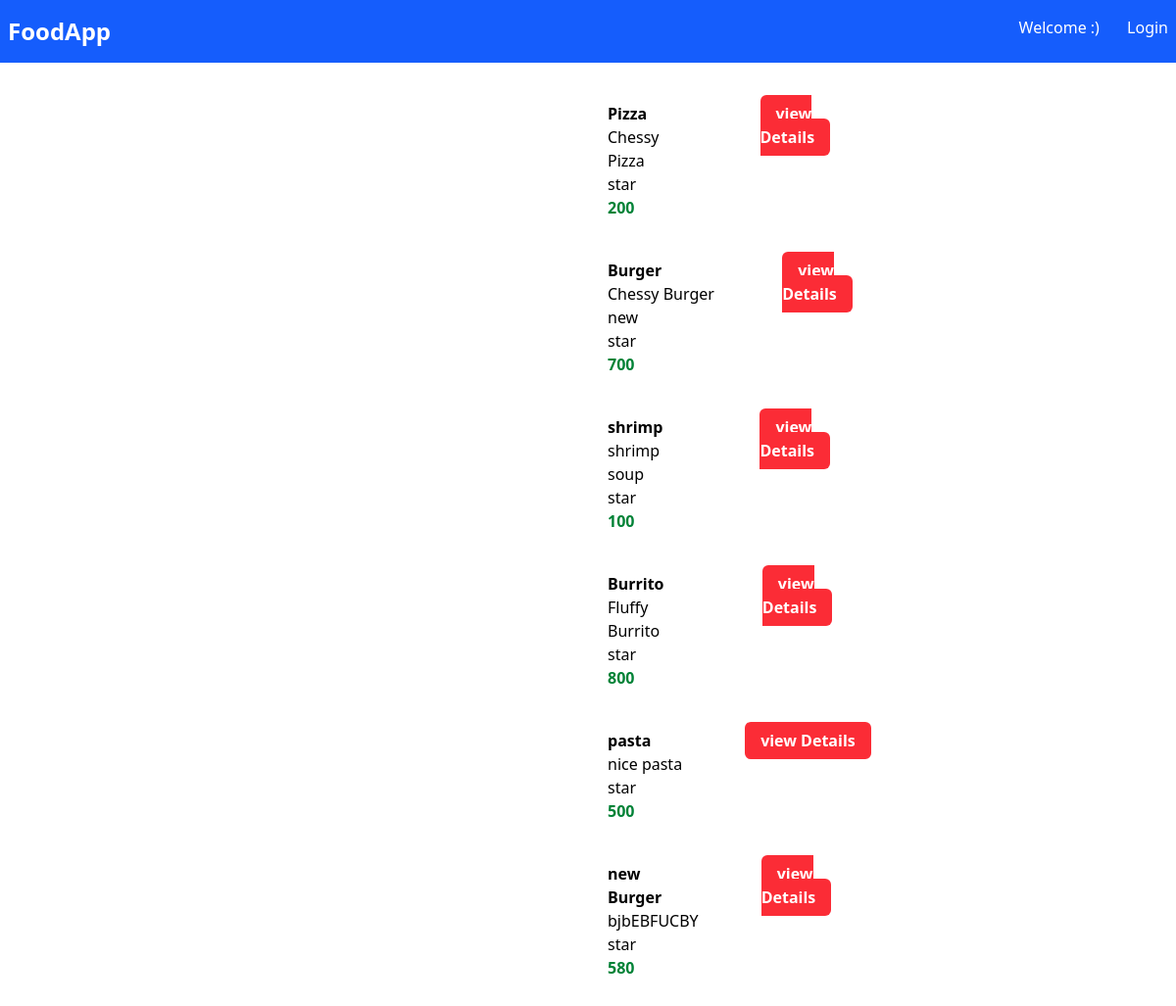
The page /myapp/ on the database as committed earlier.
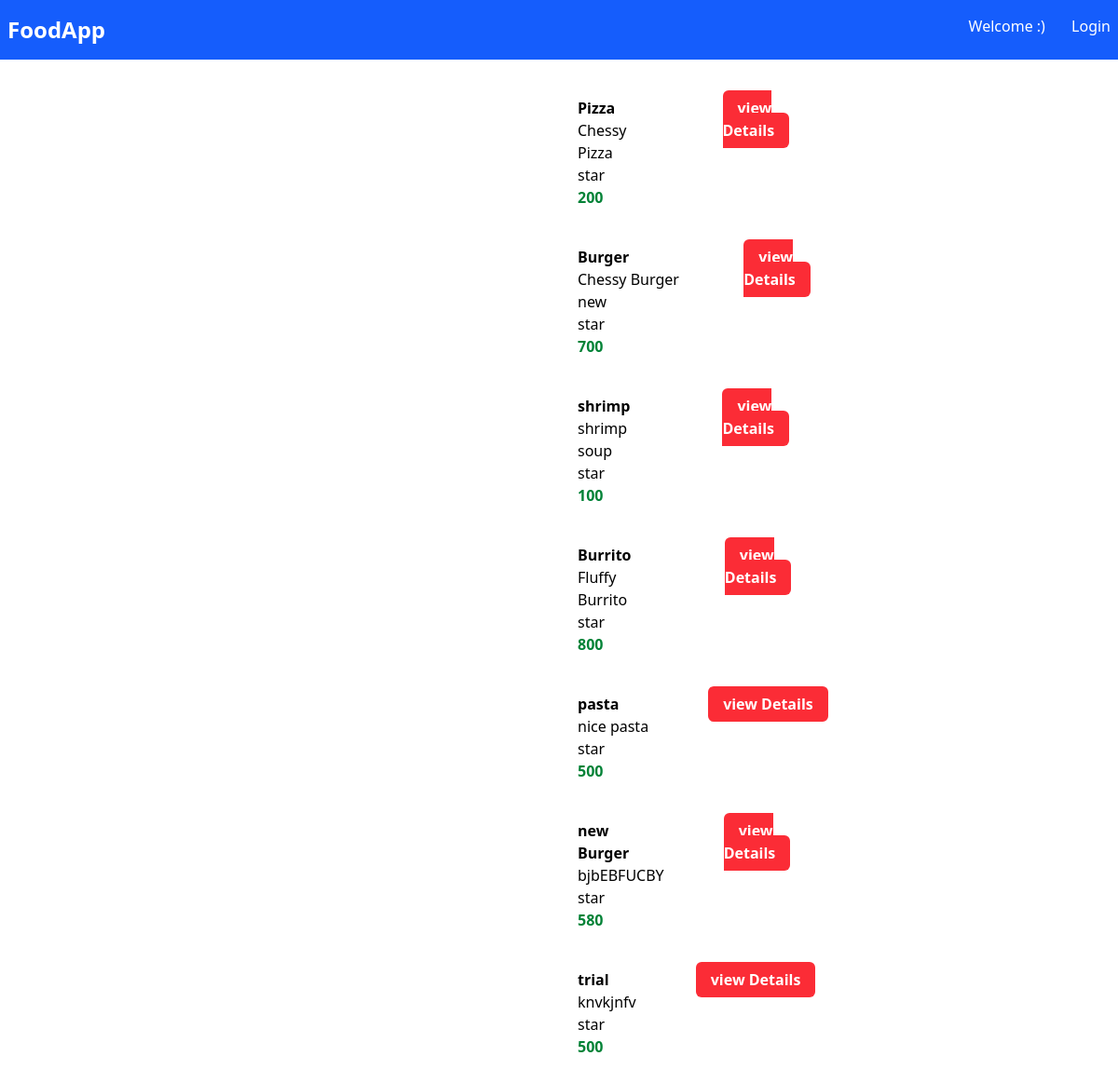
The same page on the database as committed later.
### myapp/models.py (models this page shows, shortened)
class Item(models.Model):
    user_name = models.ForeignKey(User,on_delete=models.CASCADE,default=1)
    item_name = models.CharField(max_length=200)
    item_desc = models.CharField()
    item_price = models.IntegerField()
    item_image = models.CharField(max_length=500,default='https://p.kindpng.com/picc/s/79-798754_hoteles-y-centros-vacacionales-dish-placeholder-hd-png.png')

### myapp/views.py (the view)
# urls.py: path('',views.IndexClassView.as_view(),name='index'),
class IndexClassView(ListView):
    model= Item
    template_name = "myapp/index.html"
    context_object_name = 'item_list'

### myapp/templates/myapp/index.html (shortened to what this page needs)
{% extends 'myapp/base.html' %}
{% block body %}
    <div>
        {% for item in item_list %}
        <div class="m-10 flex w-1/2 mx-auto">
            <div>
            </div>
            <div class="mx-16">
                <div class="font-bold">{{ item.item_name }}</div>
                <div>{{ item.item_desc }}</div>
                <div>{{item.user_name}}</div>
                <div class="text-green-700 font-bold">{{ item.item_price }}</div>
            </div>
            <div>
                <a class="bg-red-500 text-white font-bold px-4 py-2 rounded-md" href="{% url 'myapp:detail' item.id %}">view Details</a>
            </div>
        </div>
    </div>
    {% endfor %}
{% endblock %}

Rows that differ between the two databases and show on the page:
added Item: item_name "trial", item_desc "knvkjnfv", user_name "star", item_price "500"
